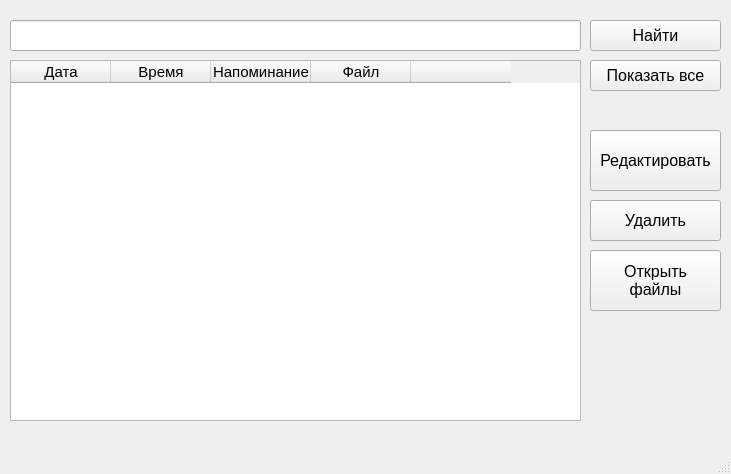
<?xml version="1.0" encoding="UTF-8"?>
<ui version="4.0">
 <class>table_date</class>
 <widget class="QMainWindow" name="table_date">
  <property name="geometry">
   <rect>
    <x>0</x>
    <y>0</y>
    <width>731</width>
    <height>474</height>
   </rect>
  </property>
  <property name="windowTitle">
   <string>Список напоминаний</string>
  </property>
  <widget class="QWidget" name="centralwidget">
   <widget class="QTableWidget" name="tableWidget">
    <property name="geometry">
     <rect>
      <x>10</x>
      <y>60</y>
      <width>571</width>
      <height>361</height>
     </rect>
    </property>
    <property name="font">
     <font>
      <pointsize>11</pointsize>
     </font>
    </property>
    <attribute name="verticalHeaderDefaultSectionSize">
     <number>120</number>
    </attribute>
    <column>
     <property name="text">
      <string>Дата</string>
     </property>
    </column>
    <column>
     <property name="text">
      <string>Время</string>
     </property>
    </column>
    <column>
     <property name="text">
      <string>Напоминание</string>
     </property>
    </column>
    <column>
     <property name="text">
      <string>Файл</string>
     </property>
    </column>
    <column>
     <property name="text">
      <string/>
     </property>
    </column>
   </widget>
   <widget class="QPushButton" name="delete_button">
    <property name="geometry">
     <rect>
      <x>590</x>
      <y>200</y>
      <width>131</width>
      <height>41</height>
     </rect>
    </property>
    <property name="font">
     <font>
      <pointsize>12</pointsize>
     </font>
    </property>
    <property name="text">
     <string>Удалить</string>
    </property>
   </widget>
   <widget class="QPushButton" name="updateButton">
    <property name="geometry">
     <rect>
      <x>590</x>
      <y>130</y>
      <width>131</width>
      <height>61</height>
     </rect>
    </property>
    <property name="font">
     <font>
      <pointsize>12</pointsize>
     </font>
    </property>
    <property name="text">
     <string>Редактировать</string>
    </property>
   </widget>
   <widget class="QPushButton" name="openButton">
    <property name="geometry">
     <rect>
      <x>590</x>
      <y>250</y>
      <width>131</width>
      <height>61</height>
     </rect>
    </property>
    <property name="font">
     <font>
      <pointsize>12</pointsize>
     </font>
    </property>
    <property name="text">
     <string>Открыть
файлы</string>
    </property>
   </widget>
   <widget class="QLineEdit" name="findEdit">
    <property name="geometry">
     <rect>
      <x>10</x>
      <y>20</y>
      <width>571</width>
      <height>31</height>
     </rect>
    </property>
    <property name="font">
     <font>
      <pointsize>16</pointsize>
     </font>
    </property>
   </widget>
   <widget class="QPushButton" name="find_button">
    <property name="geometry">
     <rect>
      <x>590</x>
      <y>20</y>
      <width>131</width>
      <height>31</height>
     </rect>
    </property>
    <property name="font">
     <font>
      <pointsize>12</pointsize>
     </font>
    </property>
    <property name="text">
     <string>Найти</string>
    </property>
   </widget>
   <widget class="QPushButton" name="showAll_button">
    <property name="geometry">
     <rect>
      <x>590</x>
      <y>60</y>
      <width>131</width>
      <height>31</height>
     </rect>
    </property>
    <property name="font">
     <font>
      <pointsize>12</pointsize>
     </font>
    </property>
    <property name="text">
     <string>Показать все</string>
    </property>
   </widget>
  </widget>
  <widget class="QMenuBar" name="menubar">
   <property name="geometry">
    <rect>
     <x>0</x>
     <y>0</y>
     <width>731</width>
     <height>21</height>
    </rect>
   </property>
  </widget>
  <widget class="QStatusBar" name="statusbar"/>
 </widget>
 <resources/>
 <connections/>
</ui>
